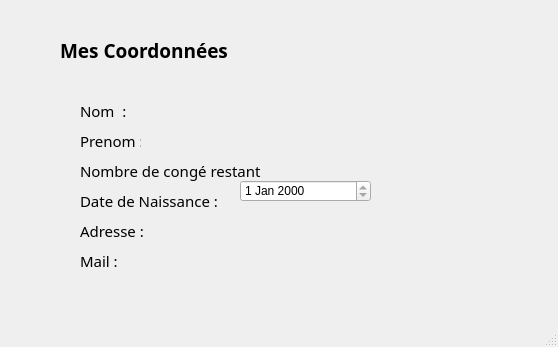
<?xml version="1.0" encoding="UTF-8"?>
<ui version="4.0">
 <class>ProfilUI</class>
 <widget class="QMainWindow" name="ProfilUI">
  <property name="geometry">
   <rect>
    <x>0</x>
    <y>0</y>
    <width>558</width>
    <height>347</height>
   </rect>
  </property>
  <property name="windowTitle">
   <string>MainWindow</string>
  </property>
  <widget class="QWidget" name="centralwidget">
   <widget class="QLabel" name="label">
    <property name="geometry">
     <rect>
      <x>60</x>
      <y>30</y>
      <width>211</width>
      <height>41</height>
     </rect>
    </property>
    <property name="font">
     <font>
      <family>Myanmar Text</family>
      <pointsize>14</pointsize>
      <weight>75</weight>
      <bold>true</bold>
     </font>
    </property>
    <property name="text">
     <string>Mes Coordonnées</string>
    </property>
   </widget>
   <widget class="QLabel" name="label_2">
    <property name="geometry">
     <rect>
      <x>80</x>
      <y>100</y>
      <width>61</width>
      <height>21</height>
     </rect>
    </property>
    <property name="font">
     <font>
      <family>Myanmar Text</family>
      <pointsize>11</pointsize>
     </font>
    </property>
    <property name="text">
     <string>Nom  :  </string>
    </property>
   </widget>
   <widget class="QLabel" name="label_3">
    <property name="geometry">
     <rect>
      <x>80</x>
      <y>130</y>
      <width>61</width>
      <height>21</height>
     </rect>
    </property>
    <property name="font">
     <font>
      <family>Myanmar Text</family>
      <pointsize>11</pointsize>
     </font>
    </property>
    <property name="text">
     <string>Prenom :</string>
    </property>
   </widget>
   <widget class="QLabel" name="label_4">
    <property name="geometry">
     <rect>
      <x>80</x>
      <y>160</y>
      <width>181</width>
      <height>21</height>
     </rect>
    </property>
    <property name="font">
     <font>
      <family>Myanmar Text</family>
      <pointsize>11</pointsize>
     </font>
    </property>
    <property name="text">
     <string>Nombre de congé restant :</string>
    </property>
   </widget>
   <widget class="QLabel" name="label_5">
    <property name="geometry">
     <rect>
      <x>80</x>
      <y>220</y>
      <width>71</width>
      <height>21</height>
     </rect>
    </property>
    <property name="font">
     <font>
      <family>Myanmar Text</family>
      <pointsize>11</pointsize>
     </font>
    </property>
    <property name="text">
     <string>Adresse : </string>
    </property>
   </widget>
   <widget class="QLabel" name="label_6">
    <property name="geometry">
     <rect>
      <x>80</x>
      <y>190</y>
      <width>141</width>
      <height>21</height>
     </rect>
    </property>
    <property name="font">
     <font>
      <family>Myanmar Text</family>
      <pointsize>11</pointsize>
     </font>
    </property>
    <property name="text">
     <string>Date de Naissance :</string>
    </property>
   </widget>
   <widget class="QLabel" name="label_7">
    <property name="geometry">
     <rect>
      <x>80</x>
      <y>250</y>
      <width>61</width>
      <height>21</height>
     </rect>
    </property>
    <property name="font">
     <font>
      <family>Myanmar Text</family>
      <pointsize>11</pointsize>
     </font>
    </property>
    <property name="text">
     <string>Mail : </string>
    </property>
   </widget>
   <widget class="QLabel" name="label_Nom">
    <property name="geometry">
     <rect>
      <x>140</x>
      <y>100</y>
      <width>391</width>
      <height>21</height>
     </rect>
    </property>
    <property name="font">
     <font>
      <family>Myanmar Text</family>
      <pointsize>11</pointsize>
     </font>
    </property>
    <property name="text">
     <string/>
    </property>
   </widget>
   <widget class="QLabel" name="label_Prenom">
    <property name="geometry">
     <rect>
      <x>150</x>
      <y>130</y>
      <width>301</width>
      <height>21</height>
     </rect>
    </property>
    <property name="font">
     <font>
      <family>Myanmar Text</family>
      <pointsize>11</pointsize>
     </font>
    </property>
    <property name="text">
     <string/>
    </property>
   </widget>
   <widget class="QLabel" name="label_Conge">
    <property name="geometry">
     <rect>
      <x>270</x>
      <y>160</y>
      <width>261</width>
      <height>21</height>
     </rect>
    </property>
    <property name="font">
     <font>
      <family>Myanmar Text</family>
      <pointsize>11</pointsize>
     </font>
    </property>
    <property name="text">
     <string/>
    </property>
   </widget>
   <widget class="QLabel" name="label_Adresse">
    <property name="geometry">
     <rect>
      <x>150</x>
      <y>220</y>
      <width>261</width>
      <height>21</height>
     </rect>
    </property>
    <property name="font">
     <font>
      <family>Myanmar Text</family>
      <pointsize>11</pointsize>
     </font>
    </property>
    <property name="text">
     <string> </string>
    </property>
   </widget>
   <widget class="QLabel" name="label_Mail">
    <property name="geometry">
     <rect>
      <x>140</x>
      <y>250</y>
      <width>341</width>
      <height>21</height>
     </rect>
    </property>
    <property name="font">
     <font>
      <family>Myanmar Text</family>
      <pointsize>11</pointsize>
     </font>
    </property>
    <property name="text">
     <string/>
    </property>
   </widget>
   <widget class="QDateEdit" name="dateEdit">
    <property name="geometry">
     <rect>
      <x>240</x>
      <y>180</y>
      <width>131</width>
      <height>22</height>
     </rect>
    </property>
    <property name="readOnly">
     <bool>true</bool>
    </property>
   </widget>
  </widget>
  <widget class="QMenuBar" name="menubar">
   <property name="geometry">
    <rect>
     <x>0</x>
     <y>0</y>
     <width>558</width>
     <height>22</height>
    </rect>
   </property>
  </widget>
  <widget class="QStatusBar" name="statusbar"/>
 </widget>
 <resources/>
 <connections/>
</ui>
